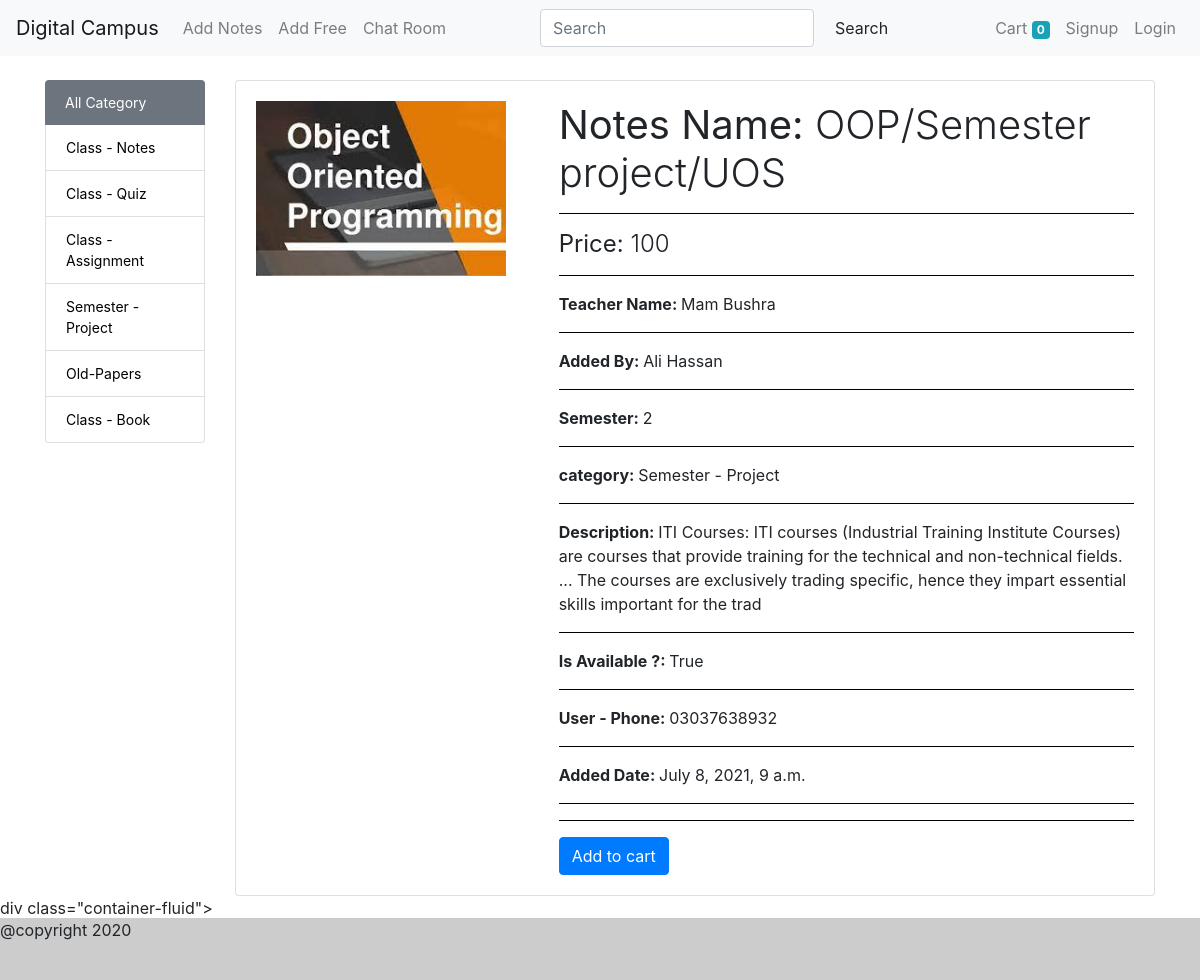
/store/?id=35, run on the app's committed database.
### store/models/category.py (models this page shows)
class Category(models.Model):
	name = models.CharField(max_length=20)
	def __str__(self):
		return self.name
	@staticmethod
	def getAllCategory():
		return Category.objects.all()

### store/models/product.py (models this page shows, shortened)
class Product(models.Model):
	name = models.CharField(max_length=220)
	student = models.ForeignKey(Customer, on_delete=models.CASCADE,null=True,blank=True )
	semester = models.IntegerField(choices=	STATUS,default=1, validators=[MinValueValidator(1), MaxValueValidator(8)])
	Teacher = models.CharField(max_length=100,null=True,default='Sir zain')
	price = models.IntegerField(default=1, validators=[MinValueValidator(1), MaxValueValidator(100000)])
	department = models.CharField(max_length=100,default='CS@IT',null=True)
	category = models.ForeignKey(Category,on_delete=models.CASCADE,default=1)
	Description = models.TextField(null=True,)
	image = models.ImageField(upload_to='upload/products')
	fileupload = models.FileField(upload_to='upload/products',null= True,blank=True)
	phone_number = models.CharField(max_length=13,null=True,default="Number")
	is_Available = models.BooleanField(null=True,)
	date = models.DateTimeField(auto_now_add=True)
	@staticmethod
	def getAllProduct():
		return Product.objects.all()

### store/models/customer.py (models this page shows, shortened)
class Customer(models.Model):
	name = models.CharField(max_length=50)
	email = models.EmailField(max_length=255)
	phone = models.CharField(max_length=15)
	password = models.CharField(max_length=255)
	def __str__(self):
		return self.name

### store/views/home.py (the view, shortened to what this page needs)
# urls.py: path('',Home.as_view(), name='home1'),
class Home(View):
	def get(self,request):
		cart = request.session.get('cart')
		categories = Category.getAllCategory()
		products = Product.getAllProduct().order_by('-id')
		if request.GET.get('id'):
			filterProductById = Product.objects.get(id=int(request.GET.get('id')))
			return render(request, 'productDetail.html',{"product":filterProductById,"categories":categories})

### store/templates/productDetail.html (shortened to what this page needs)
{% extends 'base.html' %}
{% load cart %}
{% block content %}
<div class="container">
    <div class="row">
        <div class="col-md-2 mb-3">
            <ul class="list-group">
                <li class="list-group-item active bg-secondary border-0"><a style="text-decoration:none; color:white;" href="/store">All Category</a></li>
            	{% for category in categories %}
                <li class="list-group-item"><a style="text-decoration:none; color:black;" href="?category_id={{ category.id }}">{{ category.name }}</a></li>
				{% endfor %}
            </ul>
        </div>
        <div class="col-md-10">
            	{% if product  %}
                    <div class="card">
                        <div class="card-body">
                            <div class="row">
                                <div class="col-md-4">
                                    {% if product.image %}
                                    <img src="{{ product.image.url }}"  width="250px" alt="{{ product.name }}">
                                    {% endif %}
                                </div>
                                <div class="col-md-8">
                                    <div>
                                        <h1 class="font-weight-light"><strong>Notes Name: </strong> {{ product.name }}</h1>
                                        <hr style="border: none; border-bottom: 1px solid black;">
                                        <h4 class="font-weight-light"><strong>Price: </strong> {{ product.price }}</h4>
                                          <hr style="border: none; border-bottom: 1px solid black;">
                                        <p class="mt-2"><strong>Teacher Name: </strong> {{ product.Teacher }}</p>
                                         <hr style="border: none; border-bottom: 1px solid black;">
                                          <p class="mt-2"><strong> Added By: </strong> {{ product.student }}</p>
                                         <hr style="border: none; border-bottom: 1px solid black;">
                                         <p class="mt-2"><strong>Semester: </strong> {{ product.semester }}</p>
                                         <hr style="border: none; border-bottom: 1px solid black;">
                                         <p class="mt-2"><strong>category: </strong> {{ product.category}}</p>
                                       <hr style="border: none; border-bottom: 1px solid black;">
                                        <p class="mt-2"><strong>Description: </strong> {{ product.Description }}</p>
                                         <hr style="border: none; border-bottom: 1px solid black;">
                                        <p class="mt-2"><strong>Is Available ?: </strong> {{ product.is_Available }}</p>
                                        <hr style="border: none; border-bottom: 1px solid black;">
                                         <p class="mt-2"><strong>User - Phone: </strong> {{ product.phone_number}}</p>
                                        <hr style="border: none; border-bottom: 1px solid black;">
                                        <p class="mt-2"><strong>Added Date: </strong> {{ product.date }}</p>
                                       <hr style="border: none; border-bottom: 1px solid black;">
                                     <hr style="border: none; border-bottom: 1px solid black;">
                                         <form action="#{{ product.id }}" method="POST">
                                            {% if product|is_in_cart:request.session.cart %}
                                            <a class="btn btn-warning" href="cart">Go to cart </a>
                                            {% else %}
                                            <input class="btn btn-primary" type="submit" value="Add to cart">
                                            {% endif %}
                                        </form>
                                    </div>
                                </div>
                            </div>
                        </div>
                    </div>
                {% endif %}
        </div>
    </div>
</div>
{% endblock %}

### store/static/css/style.css (style rules this page uses)
.list-group { font-size:14px; }
html { position: relative; min-height: 100%; }
body { margin-bottom: 60px; }

### data on the page
Category: name "Class - Notes"
Category: name "Class - Quiz"
Category: name "Class - Assignment"
Category: name "Semester - Project"
Category: name "Old-Papers"
Category: name "Class - Book"
Product: image (picture), name "OOP/Semester project/UOS", price "100", Teacher "Mam Bushra", student "Ali Hassan", semester "2", category "Semester - Project", Description "ITI Courses: ITI courses (Industrial Training Institute Courses) are courses that provide training for the technical and non-technical fields. ... The courses are exclusively trading specific, hence they impart essential skills important for the trad", is_Available "True", phone_number "03037638932", date "July 8, 2021, 9 a.m."

### other printed values
{{ request.session.cart.keys|length }} "0"
